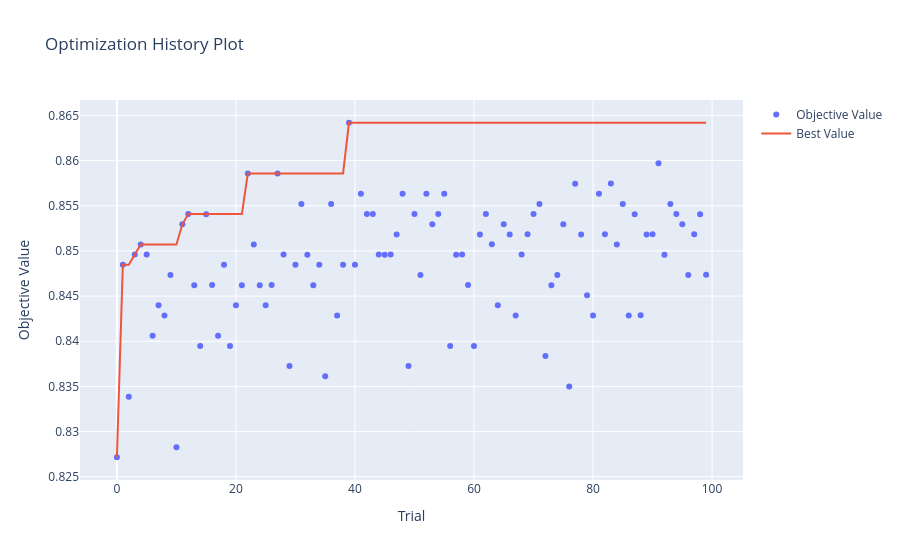
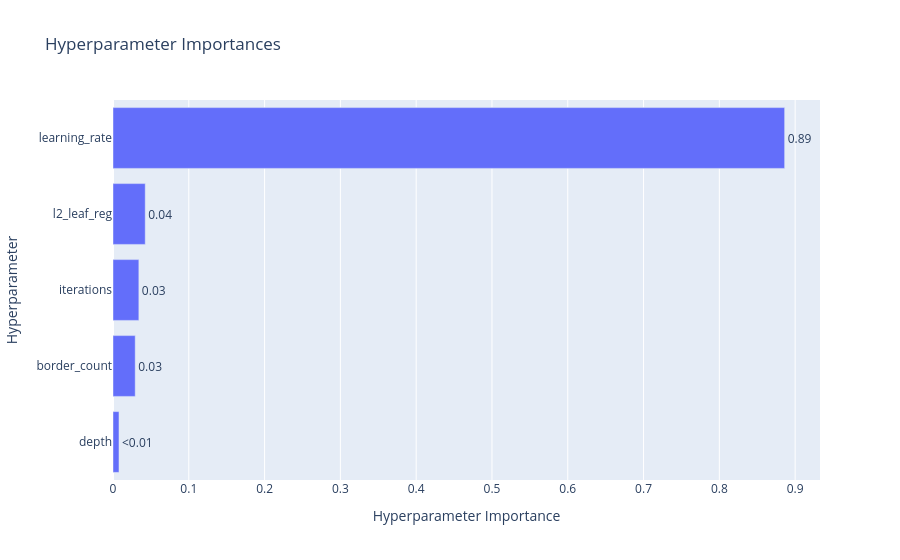
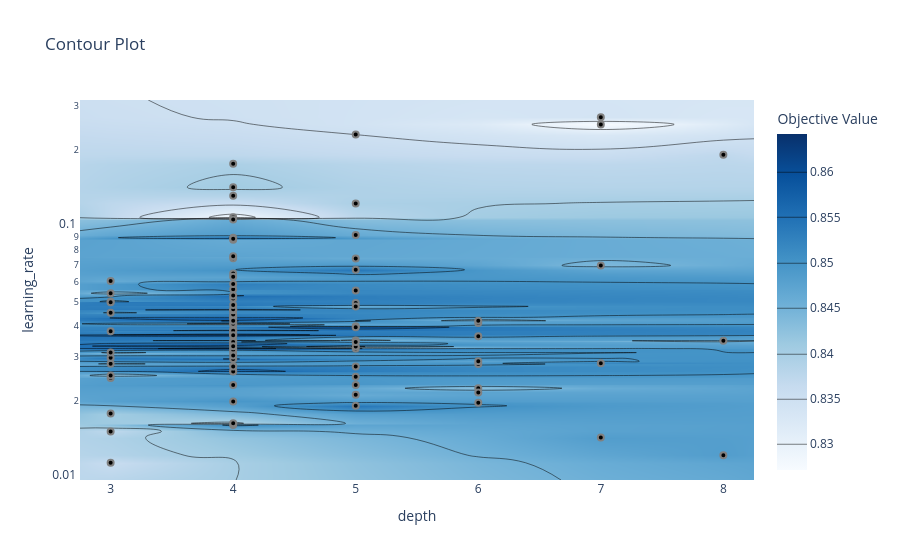

The code cell stored with these charts, in order, in its notebook:
### Code cell
# Historia del progreso
fig = optuna.visualization.plot_optimization_history(study)
fig.show()

# Importancia de cada hiperparámetro
fig = optuna.visualization.plot_param_importances(study)
fig.show()

# Contour plot: relación entre los 2 hiperparámetros más importantes
fig = optuna.visualization.plot_contour(study, params=['learning_rate', 'depth'])
fig.show()
